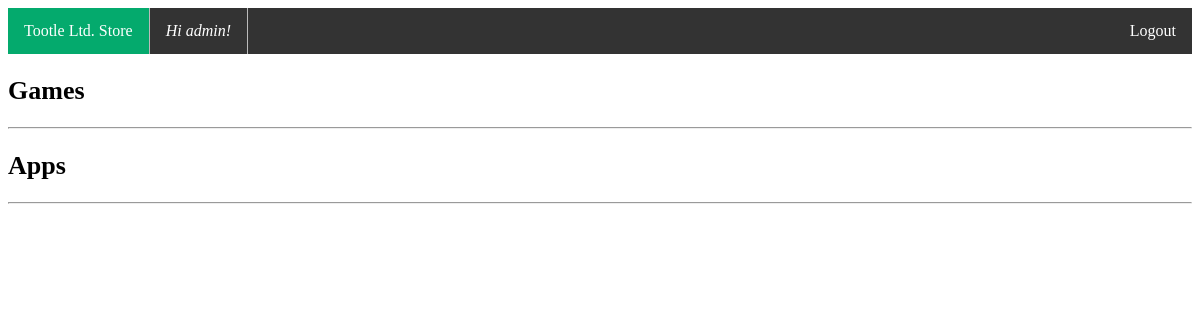
The app's page / (signed in), older data.
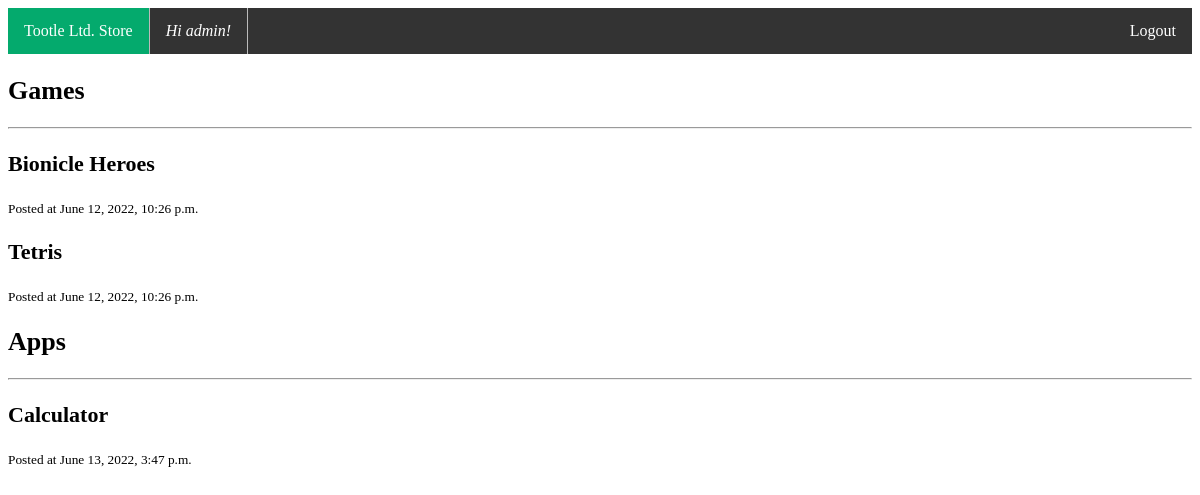
The same page, newer data.
### news/models.py (models this page shows, shortened)
class SiteUser(AbstractUser):
    created_at = models.DateTimeField(auto_now_add=True)
    is_user = models.BooleanField(default=False)
    is_publisher = models.BooleanField(default=False)

class Game(models.Model):
    id = models.AutoField(primary_key=True)
    title = models.CharField(max_length=255)
    body = models.TextField()
    date_added = models.DateTimeField(auto_now_add=True)
    class Meta:
        ordering = ['-date_added']

class App(models.Model):
    id = models.AutoField(primary_key=True)
    title = models.CharField(max_length=255)
    body = models.TextField()
    date_added = models.DateTimeField(auto_now_add=True)
    class Meta:
        ordering = ['-date_added']

### news/views.py (the view, shortened to what this page needs)
# urls.py: 2. Add a URL to urlpatterns:  path('', views.home, name='home')
def home(request):
    if request.user.is_authenticated:
        if request.user.is_publisher or request.user.is_user:
            user = SiteUser.objects.get(id=request.user.id)
            return render(request, 'home.html', {'games': Game.objects.all(), 'apps': App.objects.all()})
    return render(request, 'home.html', {'games': Game.objects.all(), 'apps': App.objects.all()})

### news/templates/home.html (shortened to what this page needs)
{% extends 'base.html' %}
{% block content %}
    <h2 style="font-size: 26px"> Games
    </h2>
    <hr/>
    {% for game in games %}
        <div class='post block'>
            <h3 style="font-size: 22px">{{ game.title }} </h3>
            <small>Posted at {{ game.date_added }}</small>
        </div>
    {% endfor %}
    {% if user.is_authenticated %}
    <h2 style="font-size: 26px"> Apps
    </h2>
    <hr/>
    {% for app in apps %}
        <div class='post block'>
            <h3 style="font-size: 22px">{{ app.title }} </h3>
            <small>Posted at {{ app.date_added }}</small>
        </div>
    {% endfor %}
    {% else %}
    <hr/>
    Login in order to view available Apps
    {% endif %}
{% endblock %}

### news/templates/base.html (shortened to what this page needs)
<!DOCTYPE html>
<html>
    <head>
    </head>
    <body>
        <ul>
            <li><a class="active" href="/">Tootle Ltd. Store</a></li>
            {% if user.is_authenticated %}
            <li><a><i>Hi {{ user.username }}!</i></a>
            <li style="float:right"><a href="{% url 'logout' %}">Logout</a></li>
            {% else %}
            <li><a><i>You are not logged in!</i></a></li>
            <li style="float:right"><a href="{% url 'login' %}">Login</a></li>
            {% endif %}
        </ul>
        <section class="section">
            <div class="container">
                {% block content %}
                {% endblock %}
            </div>
        </section>
    </body>
</html>

### news/templates/base.html (style rules this page uses)
ul { list-style-type: none; margin: 0; padding: 0; overflow: hidden; background-color: #333; }
li { float: left; border-right:1px solid #bbb; }
li:last-child { border-right: none; }
li a { display: block; color: white; text-align: center; padding: 14px 16px; text-decoration: none; }
.active { background-color: #04AA6D; }

Row changes from the older to the newer data that the page shows:
added Game: title "Bionicle Heroes", date_added "June 12, 2022, 10:26 p.m."
added Game: title "Tetris", date_added "June 12, 2022, 10:26 p.m."
added App: title "Calculator", date_added "June 13, 2022, 3:47 p.m."
